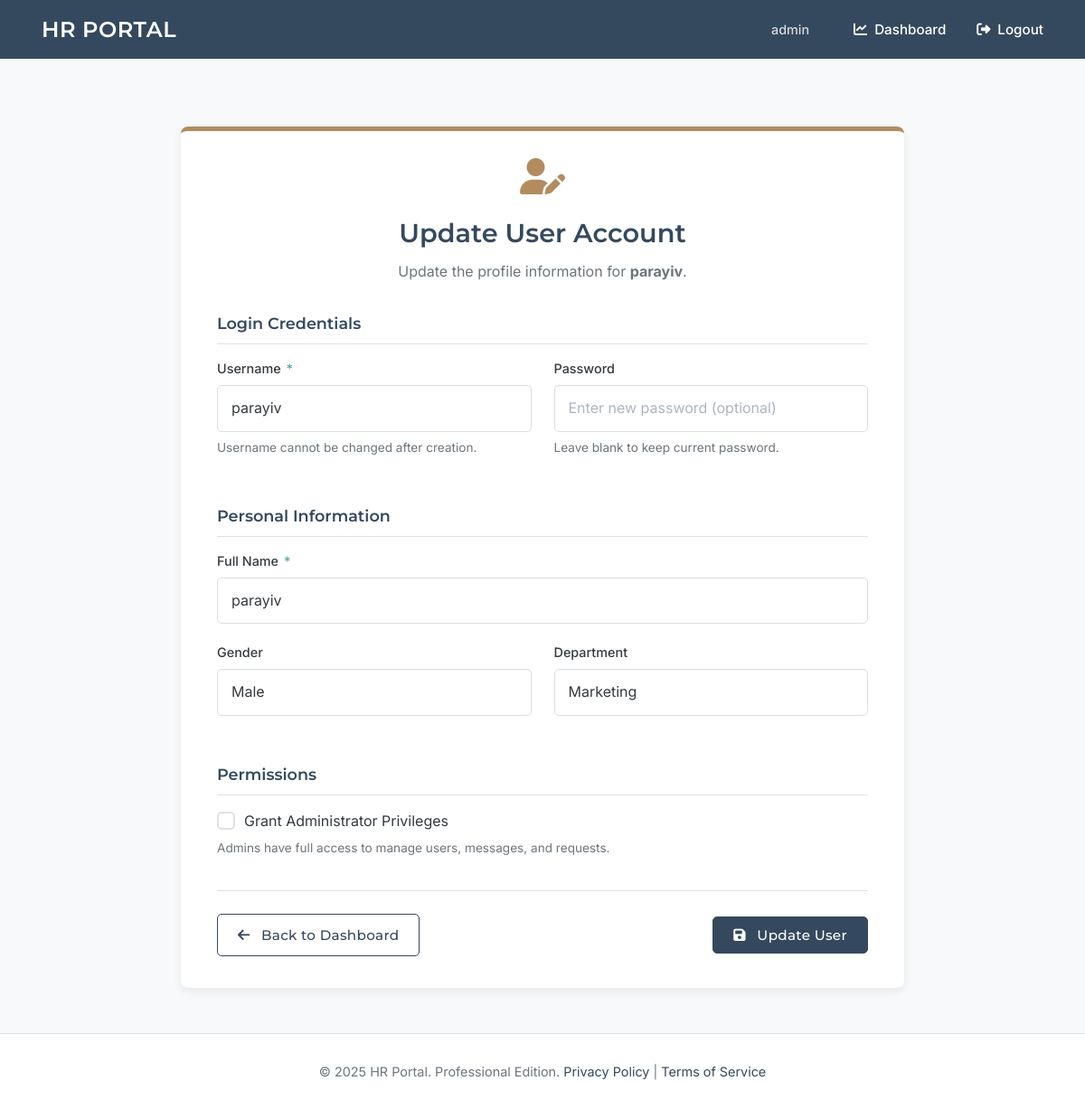
Screenshot of /admin/users/update/5 (signed in) with the database file from the repository.
### tables this page shows
CREATE TABLE users (
    id INTEGER PRIMARY KEY AUTOINCREMENT,
    username TEXT UNIQUE NOT NULL,
    password_hash TEXT NOT NULL,
    is_admin BOOLEAN NOT NULL DEFAULT 0,
    full_name TEXT,             -- NEW
    gender TEXT,                -- NEW (e.g., 'male', 'female', 'other', 'prefer_not_to_say')
    department TEXT             -- NEW
);

### app.py (the view, shortened to what this page needs)
@app.route('/admin/users/update/<int:user_id>', methods=['GET', 'POST'])
@login_required
@admin_required
def admin_update_user(user_id):
    db = get_db(); user_to_update = db.execute('SELECT id, username, is_admin, full_name, gender, department FROM users WHERE id = ?', (user_id,)).fetchone()
    if not user_to_update: flash('User not found.', 'error'); return redirect(url_for('dashboard'))
    return render_template('admin_user_form.html', action="Update", user=user_to_update, department_choices=DEPARTMENT_CHOICES, gender_choices=GENDER_CHOICES)

### app.py (called while the page is built)
def get_db():
    if 'db' not in g:
        try:
            os.makedirs(app.instance_path, exist_ok=True)
            os.makedirs(app.config['UPLOAD_FOLDER'], exist_ok=True)
            os.makedirs(app.config['PAYSLIP_UPLOAD_FOLDER'], exist_ok=True)
            os.makedirs(app.config['VACATION_APPROVAL_UPLOAD_FOLDER'], exist_ok=True)
        except OSError as e:
            app.logger.error(f"Error creating instance/upload paths: {e}")
        g.db = sqlite3.connect(app.config['DATABASE'], detect_types=sqlite3.PARSE_DECLTYPES)
        g.db.row_factory = sqlite3.Row
    return g.db

def login_required(view):
    @wraps(view)
    def wrapped_view(**kwargs):
        if getattr(g, 'user', None) is None:
            flash('Please log in to access this page.', 'error'); return redirect(url_for('login', next=request.url))
        return view(**kwargs)
    return wrapped_view

def admin_required(view):
    @wraps(view)
    def wrapped_view(**kwargs):
        current_user = getattr(g, 'user', None)
        if not current_user or not current_user['is_admin']:
            flash('Admin access required for this page.', 'error'); return redirect(url_for('dashboard'))
        return view(**kwargs)
    return wrapped_view

@app.before_request
def load_logged_in_user():
    user_id = session.get('user_id'); g.user = None
    if user_id is not None:
        g.user = get_db().execute('SELECT id, username, is_admin, full_name, gender, department FROM users WHERE id = ?', (user_id,)).fetchone()

@app.context_processor
def inject_now(): return {'now': datetime.utcnow()}

### templates/admin_user_form.html (shortened to what this page needs)
{% extends 'base.html' %}
{% block content %}
<div class="admin-form-page-container">
    <div class="admin-form-card">
        <header class="form-card-header">
            <i class="fas {% if action == 'Create' %}fa-user-plus{% else %}fa-user-edit{% endif %} header-icon"></i>
            <h1 class="page-title" style="margin-bottom: 5px; font-size: 1.8em;">{{ action }} User Account</h1>
            <p class="page-subtitle" style="margin-top: 0; font-size: 1em;">
                {% if action == 'Create' %}
                Provide the details to create a new user profile.
                {% else %}
                Update the profile information for <strong>{{ user.username }}</strong>.
                {% endif %}
            </p>
        </header>
        <form method="post" class="styled-form">
            <div class="form-section-title">Login Credentials</div>
            <div class="form-row">
                <div class="form-group column">
                    <label for="username">Username <span class="required-asterisk">*</span></label>
                    <input type="text" name="username" id="username" class="form-control elegant-input"
                           value="{{ user.username if user else request.form.username or '' }}"
                           {{ 'readonly' if action == 'Update' else 'required' }}>
                    {% if action == 'Update' %}
                        <small class="form-text text-muted">Username cannot be changed after creation.</small>
                    {% endif %}
                </div>
                <div class="form-group column">
                    <label for="password">Password {% if action == 'Create' %}<span class="required-asterisk">*</span>{% endif %}</label>
                    <input type="password" name="password" id="password" class="form-control elegant-input"
                           {{ 'required' if action == 'Create' else '' }}
                           placeholder="{{ 'Enter new password (optional)' if action == 'Update' else 'Create a strong password' }}">
                    {% if action == 'Update' %}
                        <small class="form-text text-muted">Leave blank to keep current password.</small>
                    {% endif %}
                </div>
            </div>
            <div class="form-section-title">Personal Information</div>
            <div class="form-group">
                <label for="full_name">Full Name <span class="required-asterisk">*</span></label>
                <input type="text" name="full_name" id="full_name" class="form-control elegant-input"
                       value="{{ user.full_name if user else request.form.full_name or '' }}" required>
            </div>
            <div class="form-row">
                <div class="form-group column">
                    <label for="gender">Gender</label>
                    <div class="select-wrapper elegant-select-wrapper">
                        <select name="gender" id="gender" class="form-control elegant-select">
                            {% for choice in gender_choices %}
                            <option value="{{ choice }}"
                                    {{ 'selected' if (user and user.gender == choice) or (request.form.gender == choice) }}>
                                {{ choice }}
                            </option>
                            {% endfor %}
                        </select>
                    </div>
                </div>
                <div class="form-group column">
                    <label for="department">Department</label>
                    <div class="select-wrapper elegant-select-wrapper">
                        <select name="department" id="department" class="form-control elegant-select">
                            {% for choice in department_choices %}
                            <option value="{{ choice }}"
                                    {{ 'selected' if (user and user.department == choice) or (request.form.department == choice) }}>
                                {{ choice }}
                            </option>
                            {% endfor %}
                        </select>
                    </div>
                </div>
            </div>
            <div class="form-section-title">Permissions</div>
            <div class="form-group">
                <div class="checkbox-group elegant-checkbox">
                    <label for="is_admin">Grant Administrator Privileges</label>
                </div>
                <small class="form-text text-muted">Admins have full access to manage users, messages, and requests.</small>
            </div>
            <div class="form-actions">
                <a href="{{ url_for('dashboard') }}" class="btn btn-outline-primary btn-cancel">
                    <i class="fas fa-arrow-left"></i> Back to Dashboard
                </a>
                <button type="submit" class="btn btn-primary btn-submit-form">
                    <i class="fas {% if action == 'Create' %}fa-plus-circle{% else %}fa-save{% endif %}"></i> {{ action }} User
                </button>
            </div>
        </form>
    </div>
</div>
{% endblock %}

### templates/base.html (shortened to what this page needs)
<!doctype html>
<html lang="en">
<head>
    <link rel="stylesheet" href="https://cdnjs.cloudflare.com/ajax/libs/font-awesome/6.4.0/css/all.min.css">
    <link rel="stylesheet" href="https://cdn.jsdelivr.net/npm/flatpickr/dist/flatpickr.min.css">
    <link href='https://cdn.jsdelivr.net/npm/fullcalendar@5.11.3/main.min.css' rel='stylesheet' />
</head>
<body>
    <nav class="navbar">
        <a href="{{ url_for('index') }}" class="site-title">HR PORTAL</a>
        <div class="right">
            {% if g.user %}
                <span>{{ g.user.username }}</span>
                <a href="{{ url_for('dashboard') }}"><i class="fas fa-chart-line fa-fw"></i> Dashboard</a>
                <a href="{{ url_for('logout') }}"><i class="fas fa-sign-out-alt fa-fw"></i> Logout</a>
            {% else %}
                <a href="{{ url_for('login') }}"><i class="fas fa-sign-in-alt fa-fw"></i> Login</a>
                <a href="{{ url_for('register') }}"><i class="fas fa-user-plus fa-fw"></i> Register</a>
            {% endif %}
        </div>
    </nav>
    <main class="container">
        {% block content %}{% endblock %}
    </main>
    <footer>
        © {{ now.year if now else '2024' }} HR Portal. Professional Edition.
        <a href="#">Privacy Policy</a> | <a href="#">Terms of Service</a>
    </footer>
</body>
</html>

### templates/base.html (style rules this page uses)
:root { --primary-color: #34495e; --secondary-color: #b28c5e; --accent-color: #48a9a6; --background-color: #f8f9fa; --card-bg: #ffffff; --text-color-dark: #343a40; --text-color-headings: var(--primary-color); --text-color-light: #6c757d; --border-color: #dee2e6; --border-radius-md: 8px; --border-radius-sm: 5px; --shadow-sm: 0 1px 3px rgba(0, 0, 0, 0.05); --shadow-md: 0 4px 10px rgba(0, 0, 0, 0.07); --font-family-headings: 'Montserrat', sans-serif; --font-family-body: 'Inter', sans-serif; }
*, *::before, *::after { box-sizing: border-box; }
body { font-family: var(--font-family-body); font-weight: 400; margin: 0; background-color: var(--background-color); color: var(--text-color-dark); line-height: 1.65; display: flex; flex-direction: column; min-height: 100vh; }
.navbar { background-color: var(--primary-color); padding: 0 30px; box-shadow: var(--shadow-sm); display: flex; justify-content: space-between; align-items: center; height: 65px; position: sticky; top: 0; z-index: 1000; }
.navbar a, .navbar span { color: #ffffff; padding: 10px 16px; text-decoration: none; font-size: 0.95em; font-weight: 500; transition: background-color 0.2s; display: inline-flex; align-items: center; }
.navbar .site-title { font-family: var(--font-family-headings); font-weight: 600; font-size: 1.5em; letter-spacing: 0.5px; }
.navbar .right { display: flex; align-items: center; }
.navbar .right span { margin-right: 15px; font-size: 0.9em; opacity: 0.8; }
.navbar .right a i { margin-right: 6px; }
.container { width: 100%; margin: 30px auto; padding: 0 20px; flex-grow: 1; }
.page-title { font-family: var(--font-family-headings); font-weight: 600; font-size: 2.1em; color: var(--text-color-headings); margin-bottom: 10px; }
.page-subtitle { font-size: 1.1em; color: var(--text-color-light); margin-top: 0; margin-bottom: 30px; font-weight: 400; }
.form-control { display: block; width: 100%; padding: 12px 15px; font-size: 1em; font-family: var(--font-family-body); font-weight: 400; line-height: 1.6; color: var(--text-color-dark); background-color: var(--card-bg); background-clip: padding-box; border: 1px solid #d8e0e7; appearance: none; border-radius: var(--border-radius-sm); box-shadow: inset 0 1px 2px rgba(0,0,0,0.03); transition: border-color .15s ease-in-out, box-shadow .15s ease-in-out; }
.form-control::placeholder { color: #adb5bd; opacity: 1; }
select.form-control { padding-right: 30px; }
.btn { display: inline-block; background-color: var(--primary-color); color: white; padding: 10px 22px; border: 1px solid var(--primary-color); border-radius: var(--border-radius-sm); text-decoration: none; font-size: 0.95em; font-weight: 500; font-family: var(--font-family-headings); letter-spacing: 0.3px; cursor: pointer; text-align: center; vertical-align: middle; transition: background-color 0.2s, border-color 0.2s, color 0.2s, transform 0.1s; }
.btn-outline-primary { background-color: transparent; color: var(--primary-color); border: 1px solid var(--primary-color); }
footer { text-align: center; padding: 30px 20px; background-color: var(--card-bg); color: var(--text-color-light); margin-top: auto; font-size: 0.9em; border-top: 1px solid var(--border-color); }
footer a { color: var(--primary-color); text-decoration: none; }

### rows the page displays
users: user.username "admin"
users: username "parayiv", full_name "parayiv"

### other values shown
{{ action }} "Update"
form field gender "Male"
form field department "Marketing"
